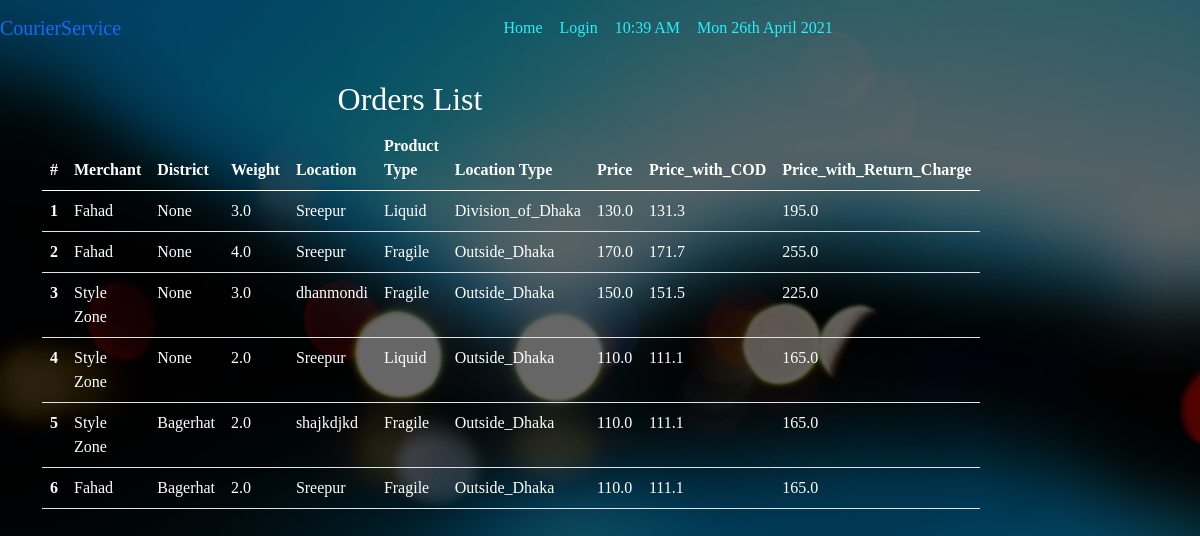
The app's page /orders/list/ with its own data.
### orders/models.py (models this page shows, shortened)
class Orders(models.Model):
    TYPE = (
        ('Fragile', 'Fragile'),
        ('Liquid', 'Liquid'),
    )
    LOCATION_TYPE = (
        ('Inside_Dhaka', 'Inside_Dhaka'),
        ('Division_of_Dhaka', 'Division_of_Dhaka'),
        ('Outside_Dhaka', 'Outside_Dhaka'),
    )
    marchant=models.ForeignKey(Merchant, on_delete=models.SET_NULL, null=True, related_name='merchant_name')
    marchant_invoice_id=models.IntegerField()
    location=models.CharField(max_length=100)
    product_type=models.CharField(max_length=50, choices=TYPE)
    location_type=models.CharField(max_length=50, choices=LOCATION_TYPE)
    weight=models.FloatField()
    price=models.FloatField(default=0)
    price_with_cod=models.FloatField(default=0)
    price_with_return_charges=models.FloatField(default=0)
    district=models.ForeignKey(District, on_delete=models.SET_NULL, null=True, related_name='dis_name')
    subdistrict=models.ForeignKey(SubDistrict, on_delete=models.SET_NULL, null=True, related_name='subdis_name')

class Merchant(models.Model):
    name=models.CharField(max_length=100)
    phone=models.CharField(max_length=17)
    email=models.EmailField()
    def __str__(self):
        return self.name

class District(models.Model):
    name=models.CharField(max_length=100)
    division=models.ForeignKey(Division,on_delete=models.SET_NULL, null=True, related_name="division_set")
    def __str__(self):
        return self.name

### orders/views.py (the view)
# urls.py: path('list/',OrderList.as_view(), name='list'),
class OrderList(generic.ListView):
    model = Orders
    template_name='orders/orderlist.html'
    context_object_name = 'orders'

### templates/orders/orderlist.html (shortened to what this page needs)
{% extends 'basic.html' %}
{% block body %}
<div class="container">
<div class="row">
<div class="col-md-8">
<h2 class="text-center text-white">Orders List</h2>
<table class="table text-white">
  <thead>
    <tr>
      <th scope="col">#</th>
      <th scope="col">Merchant</th>
      <th scope="col">District</th>
      <th scope="col">Weight</th>
      <th scope="col">Location</th>
      <th scope="col">Product Type</th>
      <th scope="col">Location Type</th>
      <th scope="col">Price</th>
      <th scope="col">Price_with_COD</th>
      <th scope="col">Price_with_Return_Charge</th>
    </tr>
  </thead>
  <tbody>
  {% for d in orders %}
    <tr>
      <th scope="row">{{forloop.counter}}</th>
      <td>{{d.marchant}}</td>
      <td>{{d.district}}</td>
      <td>{{d.weight}}</td>
      <td>{{d.location}}</td>
      <td>{{d.product_type}}</td>
      <td>{{d.location_type}}</td>
      <td>{{d.price}}</td>
      <td>{{d.price_with_cod}}</td>
      <td>{{d.price_with_return_charges}}</td>
    </tr>
    {% endfor %}
  </tbody>
</table>
</div>
</div>
</div>
{% endblock body %}

### templates/basic.html (shortened to what this page needs)
<!doctype html>
<html lang="en">
<head>
  <link href="https://cdn.jsdelivr.net/npm/bootstrap@5.0.0-beta3/dist/css/bootstrap.min.css" rel="stylesheet">
  {% load static %}
  <link href="{% static 'css/style2.css'  %}" rel='stylesheet'>
</head>
<body style="background:  linear-gradient(rgba(0,0,0,0.6), rgba(0,0,0,0.6)),url('{% static 'images/background.jpg' %}');
background-size: cover;
      background-attachment: fixed;
      background-position: top;">
  <nav class="navbar navbar-expand-lg navbar-success " >
    <a class="navbar-brand"  href="/">CourierService</a>
    <div class="collapse navbar-collapse" id="navbarSupportedContent">
      <ul class="navbar-nav m-auto">
      <li class="nav-item {% block blogactive %}
      {% endblock blogactive %} ">
          <a class="nav-link" href="/">Home</a>
        </li>
        {% if user.is_authenticated %}
      <ul class="navbar-nav">
      <li class="nav-item  ">
          <a class="nav-link" href="/orders/">Create Order</a>
        </li>
      <li class="nav-item  ">
          <a class="nav-link" href="/orders/list/">Orders List</a>
        </li>
        <li class="nav-item  ">
          <a class="nav-link" href="/logout/">Logout</a>
        </li>
        <li class="nav-item" >
          <a class="nav-link" href="/orders/upoz/">Add 64 District</a>
        </li>
        <li class="nav-item  ">
          <a class="nav-link" href="#">{{request.user}}</a>
        </li>
      </ul>
      {% else %}
      <li class="nav-item  {% block login %}
      {% endblock login %}">
          <a class="nav-link" href="/login/">Login</a>
        </li>
      {% endif %}
      <li class="nav-item">
          <a class="nav-link" href="">{% now "h:i A" as current_time %}
          {{ current_time|center:"150"  }}</a>
        </li>
      <li class="nav-item">
          <a class="nav-link" href="">{% now "D jS F Y" %}</a>
        </li>
      </ul>
    </div>
  </nav>
  <br>
  {% block body %}
  {% endblock  %}
    </body>
</html>

### static/css/style2.css (style rules this page uses)
body { margin: 0; padding: 0; font-family: sens-serif; height: 100vh; background: linear-gradient(rgba(0,0,0,0.6), rgba(0,0,0,0.6)), url('/static/images/background.jpg'); background-size: cover; background-attachment: fixed; background-position: top; }
.navbar .navbar-nav .nav-item .nav-link:link, .navbar .navbar-nav .nav-item .nav-link:visited { color:#26f1fb; margin-right: 1px; }
* { padding: 0; margin: 0; border-radius:border-box; }
.col-md-6,.col-md-7,.col-md-8,.col-md-9,.col-md-10 { background: none; }

### records on screen
Orders: marchant "Fahad", district "None", weight "3.0", location "Sreepur", product_type "Liquid", location_type "Division_of_Dhaka", price "130.0", price_with_cod "131.3", price_with_return_charges "195.0"
Orders: marchant "Fahad", district "None", weight "4.0", location "Sreepur", product_type "Fragile", location_type "Outside_Dhaka", price "170.0", price_with_cod "171.7", price_with_return_charges "255.0"
Orders: marchant "Style Zone", district "None", weight "3.0", location "dhanmondi", product_type "Fragile", location_type "Outside_Dhaka", price "150.0", price_with_cod "151.5", price_with_return_charges "225.0"
Orders: marchant "Style Zone", district "None", weight "2.0", location "Sreepur", product_type "Liquid", location_type "Outside_Dhaka", price "110.0", price_with_cod "111.1", price_with_return_charges "165.0"
Orders: marchant "Style Zone", district "Bagerhat", weight "2.0", location "shajkdjkd", product_type "Fragile", location_type "Outside_Dhaka", price "110.0", price_with_cod "111.1", price_with_return_charges "165.0"
Orders: marchant "Fahad", district "Bagerhat", weight "2.0", location "Sreepur", product_type "Fragile", location_type "Outside_Dhaka", price "110.0", price_with_cod "111.1", price_with_return_charges "165.0"

### other values on screen
{{ current_time|center:"150" }} "10:39 AM"
